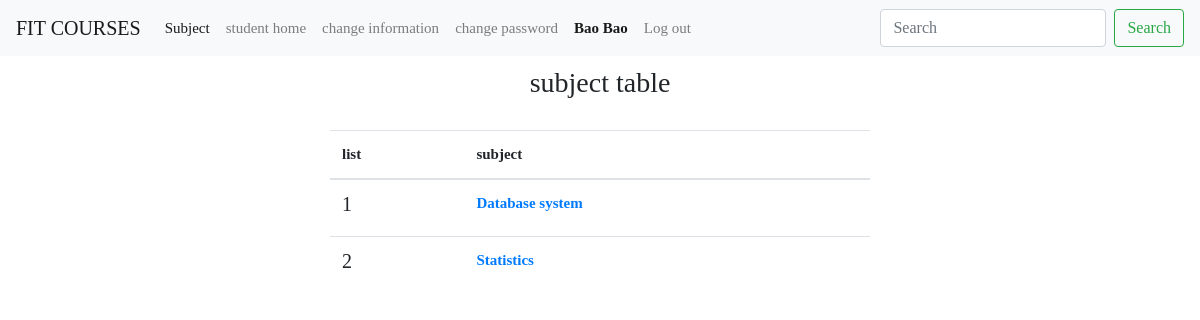
The page /course/index.php?page=subject (signed in) on the database its author committed.
### tables this page shows
CREATE TABLE IF NOT EXISTS `student` (
`id` int(10) unsigned NOT NULL,
  `student_id` int(10) DEFAULT NULL,
  `password` varchar(100) DEFAULT NULL,
  `full_name` varchar(100) DEFAULT NULL,
  `email` varchar(100) DEFAULT NULL,
  `address` varchar(100) DEFAULT NULL,
  `phone` varchar(100) DEFAULT NULL,
  `date_birth` date DEFAULT NULL,
  `year_begin` int(10) DEFAULT NULL,
  `gender` varchar(50) NOT NULL,
  `student_condition` varchar(100) DEFAULT NULL
);

CREATE TABLE IF NOT EXISTS `subject` (
`id` int(10) unsigned NOT NULL,
  `name` varchar(100) DEFAULT NULL
);

### course/page/subject.php (the view)
<?php
	$subject_sql = "SELECT * FROM subject ORDER BY name ASC";
	if($subject_query = mysqli_query($db,$subject_sql)) {
  $subject = mysqli_fetch_assoc($subject_query);
 }
 $list = 0;
 ?>
	<div class = "header">
		<h3 align="center">subject table</h3>
	</div> <br>
	<div class="container">
    <div class="row">
      <div class="col-md-3"></div>
        <div class="col-md-6">
            <table class="table">
                <thead>
                    <tr>
                       <th>list</th>
                        <th>subject</th>
                    </tr>
                </thead>
                <tbody>
                    <tr>
                         <?php do {  $list = $list + 1;   ?>
                    	<td>
                                <h5><?= $list; ?></h5>
                        </td>
                        <td class=""><strong><a href="index.php?page=course&IDsubject=<?=$subject['id'];?>" style="text-decoration-color: none;"><?= $subject['name']; ?>
                             </a> </strong></td>
                    </tr>
                  <?php } while($subject = mysqli_fetch_assoc($subject_query)); ?>
                </tbody>
            </table>
        </div>
    </div>
</div>

### course/include/navibar.php (shortened to what this page needs)
<?php
    if(isset($_SESSION['IDstudent'])) {
   $IDstu = $_SESSION['IDstudent'];
  $stu_sql = "SELECT * from student where student_id = '$IDstu'";
  $stu_query = mysqli_query($db, $stu_sql);
  $stu = mysqli_fetch_assoc($stu_query);
   }
?>
<nav class="navbar navbar-expand-lg navbar-light bg-light">
  <a class="navbar-brand" href="index.php?">FIT COURSES</a>
  <div class="collapse navbar-collapse" id="navbarSupportedContent">
    <ul class="navbar-nav mr-auto">
      <li class="nav-item active">
        <a class="nav-link" href="index.php?page=subject
">Subject </a>
      </li>
      <li class="nav-item">
         <a class="nav-link" href="index.php?page=courseRegistered"> student home </a>
       </li>
         <li class="nav-item">
        <a class="nav-link" href="index.php?page=changeInfor"> change information </a>
      </li>
              <li class="nav-item">
         <a class="nav-link" href="index.php?page=changePassword"> change password </a>
          </li>
          <?php
        if(isset($_SESSION['IDstudent'])) {
        ?>
        <li class="nav-item active">
        <a class="nav-link" href="#"><strong> <?php echo $stu['full_name']; ?></strong> </a>
      </li>
      <?php } ?>
       <li class="nav-item">
        <a class="nav-link" href="index.php?page=logout
"> Log out  </a>
      </li>
    </ul>
    <form class="form-inline" action="index.php?page=search" method="post" enctype="multipart/form-data">
      <input class="form-control mr-sm-2" type="search" placeholder="Search" aria-label="Search" name="searchtext">
      <button class="btn btn-outline-success" type="submit" name="search">Search</button>
    </form>
  </div>
</nav>

### course/css/main.css (style rules this page uses)
body { font-family:Tahoma; font-size:15px; width:100%; margin:0px auto; }

### rows shown on the page
student: full_name "Bao Bao"
subject: name "Database system"
subject: name "Statistics"
